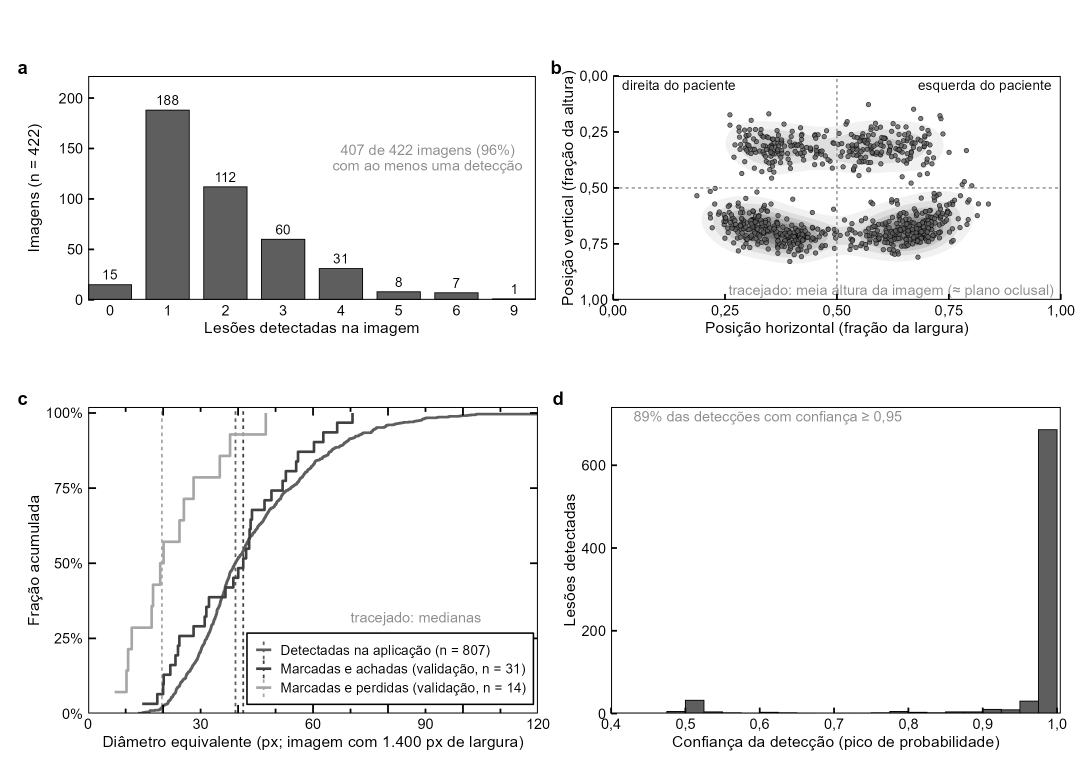
#> input picture docs/imagens/aplicacao_acervo.png, 2161 x 1535 px (shown at 1/2 size); its folder holds only this picture in this run
$ python comparar.py   (older library calls are emulated)
#> lines starting #> are read from the running program, lines starting #| are printed output that depends on the picture; after the words box and inside, x2 and y2 are one past the last pixel; in counts of white or black regions, pixels touching at a corner belong together
### scripts/comum.py
"""Peças compartilhadas: carregamento, normalização, atributos por pixel e métricas."""
import xml.etree.ElementTree as ET
from pathlib import Path

import cv2
import numpy as np
from scipy import ndimage as ndi
from skimage.feature import hessian_matrix, hessian_matrix_eigvals

RAIZ = Path(__file__).resolve().parent.parent
NOSSAS = RAIZ / "Treinamento" / "extraido"
HANOI = RAIZ / "Externos" / "Hanoi"
MODELOS = RAIZ / "Modelos"
RESULTADOS = RAIZ / "Resultados"

# Todas as panorâmicas são levadas a esta largura antes de tudo: as originais têm
# ~2400-2900 px e as lesões ~60-100 px, que viram ~30-50 px aqui.
LARGURA = 1400


def ler_cinza(caminho):
    # imdecode lida com acentos no caminho (cv2.imread não, no Windows)
    dados = np.fromfile(str(caminho), np.uint8)
    img = cv2.imdecode(dados, cv2.IMREAD_GRAYSCALE)
#> img is the input picture: shape (1535, 2161); min 0, max 255, mean 240.1
    if img is None:
        raise ValueError(f"não consegui ler {caminho}")
    return img


def normalizar(img, largura=None):
    """Redimensiona para `largura` (padrão LARGURA) e equaliza o contraste (CLAHE) para aproximar aparelhos diferentes."""
    largura = largura or LARGURA
#> largura = 1400
    escala = largura / img.shape[1]
#> escala = 0.648
    interp = cv2.INTER_AREA if escala <= 1 else cv2.INTER_CUBIC
#> interp = 3
    img = cv2.resize(img, (largura, round(img.shape[0] * escala)), interpolation=interp)
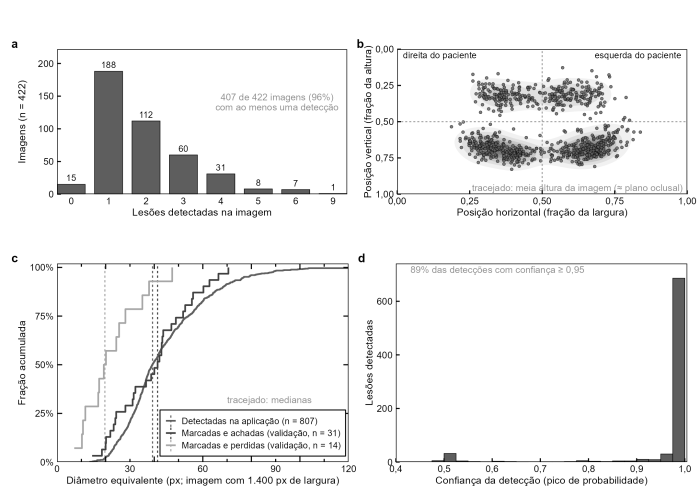
#> img: shape (994, 1400) (shown at 1/2 size); min 0, max 255, mean 240.1
    img = cv2.createCLAHE(clipLimit=2.0, tileGridSize=(8, 8)).apply(img)
    return img, escala


def redimensionar_mascara(m, forma):
#> called with forma = (994, 1400)
    return cv2.resize(m, (forma[1], forma[0]), interpolation=cv2.INTER_NEAREST) > 0
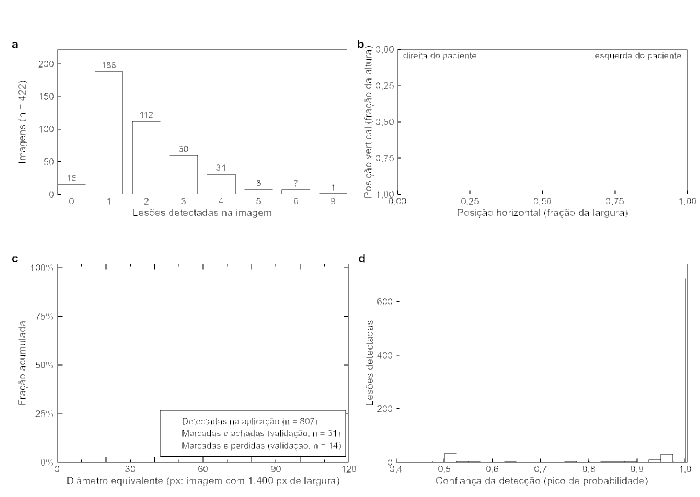
#> returned value: shape (994, 1400) bool (shown at 1/2 size); 98.7% white; black in thin lines or dots, all inside (x1, y1, x2, y2) = (24, 80, 1392, 972)


NOMES_ATRIBUTOS = []
VERSAO_ATRIBUTOS = 2  # muda quando atributos() muda, para invalidar amostras em cache


# [47 lines left out: functions deslocar, atributos, not called in this run]


# ---------------------------------------------------------------- conjuntos

def nossas_imagens():
    """[(id, img_normalizada, mascara_bool)] das 20 panorâmicas marcadas do PDF."""
    saida = []
    for f in sorted((NOSSAS / "imagens").glob("*.png")):
        img, _ = normalizar(ler_cinza(f))
        m = redimensionar_mascara(ler_cinza(NOSSAS / "mascaras" / f.name), img.shape)
        saida.append((f.stem, img, m))
    return saida


# [25 lines left out: functions caixas_hanoi, imagem_hanoi, not called in this run]


def nomes_hanoi():
    return sorted(p.stem for p in (HANOI / "imagens" / "Original JPG Images").glob("*.jpg"))


# ---------------------------------------------------------------- amostragem

# [37 lines left out: functions amostrar, prever_probabilidade, segmentar, not called in this run]


# ---------------------------------------------------------------- métricas

FRACAO_ACERTO = 0.2


# [28 lines left out: functions avaliar, resumir, not called in this run]

### scripts/comparar.py
"""Monta Resultados/comparacao.md a partir das probabilidades de validação salvas.

Cada Resultados/validacao/probs_<VARIANTE>.npz tem, para cada uma das 20
panorâmicas marcadas, o mapa de probabilidade de um modelo que não viu aquele
paciente no treino. Todas as variantes passam pela mesma detecção e métrica.

Uso: python comparar.py
"""
import numpy as np

import comum as c
import deteccao as dt

VARIANTES = [  # (arquivo, descrição, raio da região)
    ("B", "RF B (só Hanói)", dt.RAIO_REGIAO),
    ("C", "RF C (Hanói + nossas, val. cruzada)", dt.RAIO_REGIAO),
    ("UNET", "U-Net (só Hanói)", dt.RAIO_REGIAO_UNET),
    ("UNET_FT", "U-Net + ajuste fino nas nossas (val. cruzada)", dt.RAIO_REGIAO_UNET),
    ("UNET_V2", "U-Net v2 (2000 px + Tversky, só Hanói)", dt.RAIO_REGIAO_UNET),
    ("UNET_V2_FT", "U-Net v2 + ajuste fino nas nossas (val. cruzada)", dt.RAIO_REGIAO_UNET),
    ("DUAS", "Duas etapas: ápice (DENTEX) + recorte (Hanói)", dt.RAIO_REGIAO_UNET),
]
FP_REF = (0.5, 1, 2, 4)


def avaliar_variante(chave, raio, nossas):
    caminho = c.RESULTADOS / "validacao" / f"probs_{chave}.npz"
    if not caminho.exists():
        return None
    P = np.load(caminho)
    curva = dt.froc([dt.detectar(P[nm].astype(np.float32), raio) for nm, _, _ in nossas],
                    [m for _, _, m in nossas])
    return dt.resumo_froc(curva)


def main():
    nossas = c.nossas_imagens()
#> nossas = 1 item
    linhas = [
        "# Comparação: Random Forest × U-Net (20 panorâmicas marcadas, 45 lesões)",
        "",
        "Cada paciente é avaliado por um modelo que não o viu no treino. Lesão achada = alguma região "
        "prevista com ≥20% de sobreposição com ela. Sensibilidade em função de falsos positivos (FP) "
        "por imagem; depois, o ponto de melhor F1.",
        "",
        "| Modelo | Sens. 0,5 FP | Sens. 1 FP | Sens. 2 FP | Sens. 4 FP | F1 | Sens. | Precisão | FP/img | Dice | Limiar |",
        "|---|---|---|---|---|---|---|---|---|---|---|",
    ]
    resultados = {}
    for chave, desc, raio in VARIANTES:
        r = avaliar_variante(chave, raio, nossas)
        if r is None:
            continue
        melhor, pontos, texto = r
        resultados[chave] = r
        print(f"{chave}: {texto}", flush=True)
        sens = " | ".join(f"{pontos[f]:.0%}" for f in FP_REF)
        linhas.append(f"| {desc} | {sens} | {melhor['f1']:.2f} | {melhor['sensibilidade']:.0%} | "
                      f"{melhor['precisao']:.0%} | {melhor['falsos_por_imagem']:.1f} | {melhor['dice']:.2f} | "
                      f"{melhor['limiar']} |")
#> after the loop, linhas = 6 items; resultados = 0 items
    (c.RESULTADOS / "comparacao.md").write_text("\n".join(linhas) + "\n", encoding="utf-8")
    print("\n".join(linhas))
#> (printed output is left out)
    return resultados


if __name__ == "__main__":
    main()

$ run again, on docs/imagens/fluxo_trabalho.png
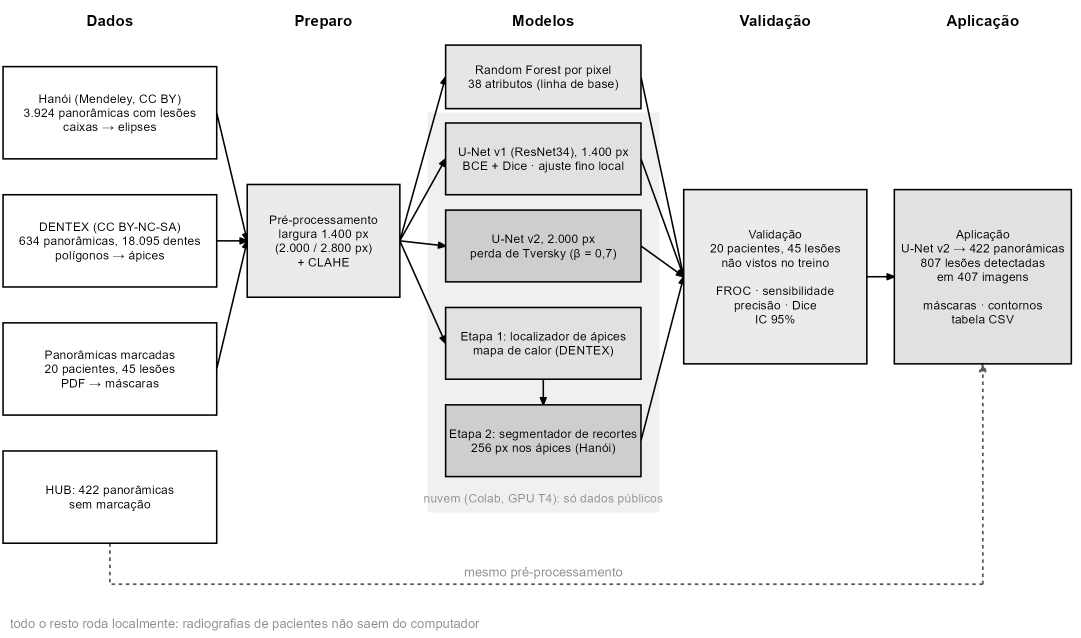
#> input picture docs/imagens/fluxo_trabalho.png, 2161 x 1275 px (shown at 1/2 size)
#> in ler_cinza, img is the input picture: shape (1275, 2161); min 0, max 255, mean 238.8
#> largura = 1400
#> escala = 0.648
#> interp = 3
#> in normalizar, `img = cv2.resize(img, (largura, round(img.shape[0] * escala)), interpo..`:
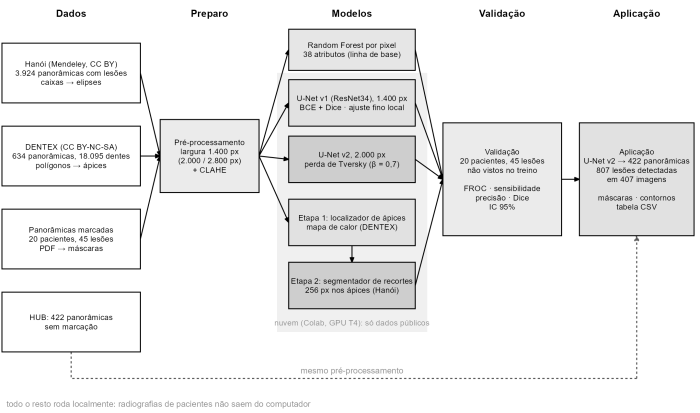
#> img: shape (826, 1400) (shown at 1/2 size); min 0, max 255, mean 238.8
#> in redimensionar_mascara, `return cv2.resize(m, (forma[1], forma[0]), interpolation=cv2.INTER_NEA..`:
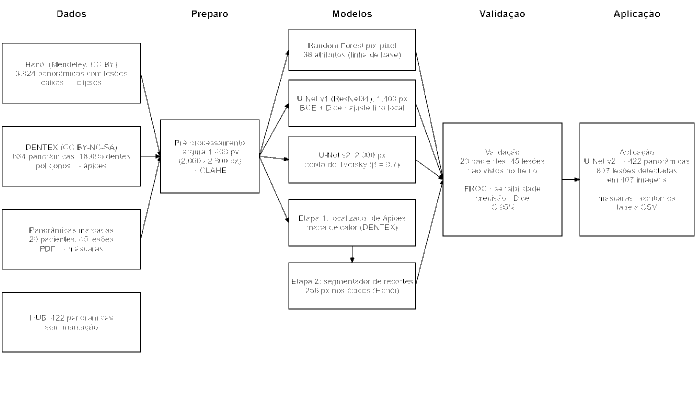
#> returned value: shape (826, 1400) bool (shown at 1/2 size); 97.7% white; black in thin lines or dots, all inside (x1, y1, x2, y2) = (4, 21, 1389, 705)
#> nossas = 1 item
#> after the loop in main, `for chave, desc, raio in VARIANTES:`: linhas = 6 items; resultados = 0 items
#> (printed output is left out)

$ run again, on docs/imagens/validacao_modelos.png
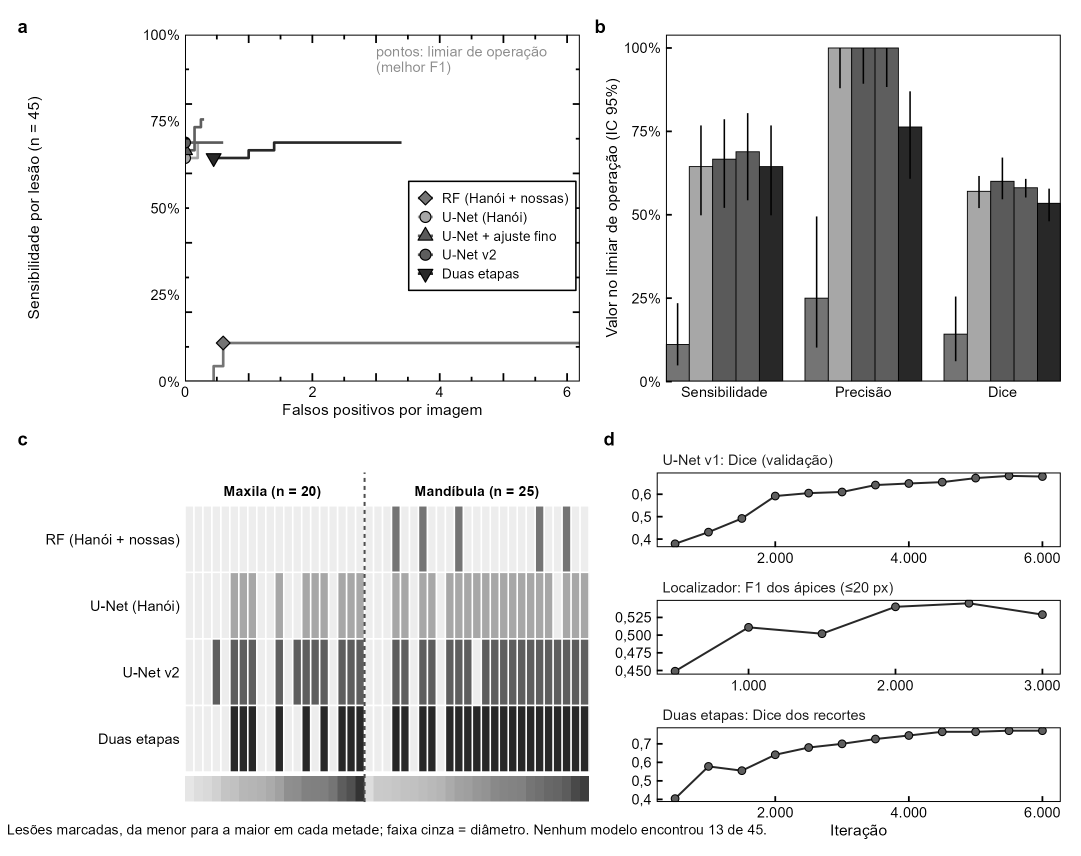
#> input picture docs/imagens/validacao_modelos.png, 2161 x 1712 px (shown at 1/2 size)
#> in ler_cinza, img is the input picture: shape (1712, 2161); min 0, max 255, mean 226.1
#> largura = 1400
#> escala = 0.648
#> interp = 3
#> in normalizar, `img = cv2.resize(img, (largura, round(img.shape[0] * escala)), interpo..`:
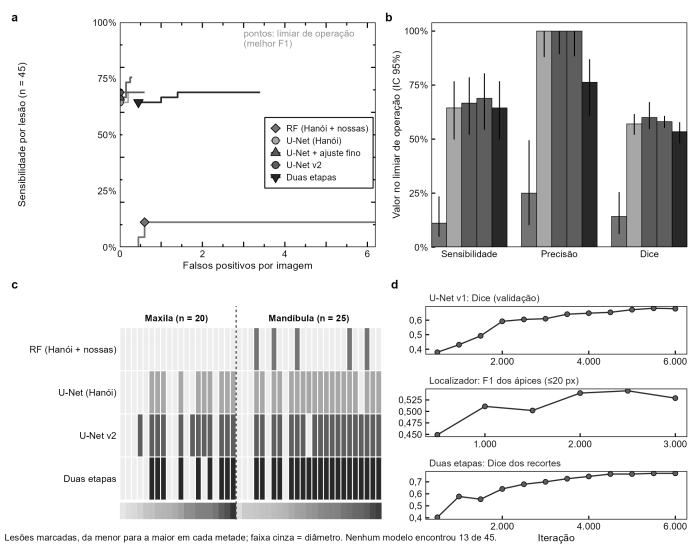
#> img: shape (1109, 1400) (shown at 1/2 size); min 0, max 255, mean 226.1
#> in redimensionar_mascara, `return cv2.resize(m, (forma[1], forma[0]), interpolation=cv2.INTER_NEA..`:
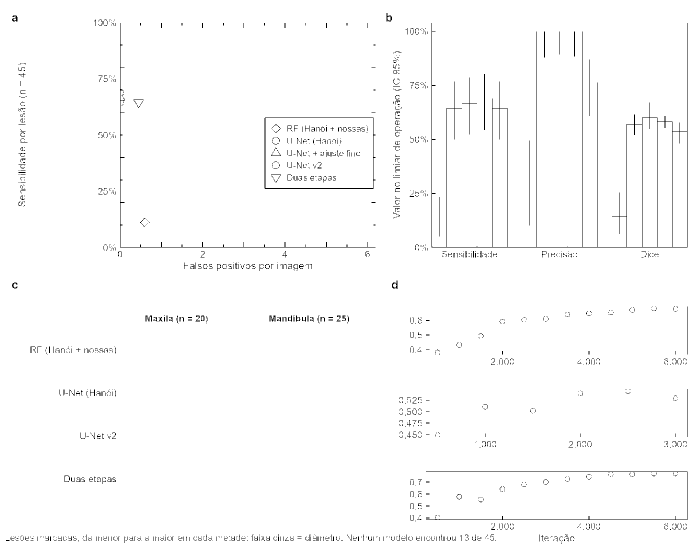
#> returned value: shape (1109, 1400) bool (shown at 1/2 size); 98.6% white; black in thin lines or dots
#> nossas = 1 item
#> after the loop in main, `for chave, desc, raio in VARIANTES:`: linhas = 6 items; resultados = 0 items
#> (printed output is left out)
